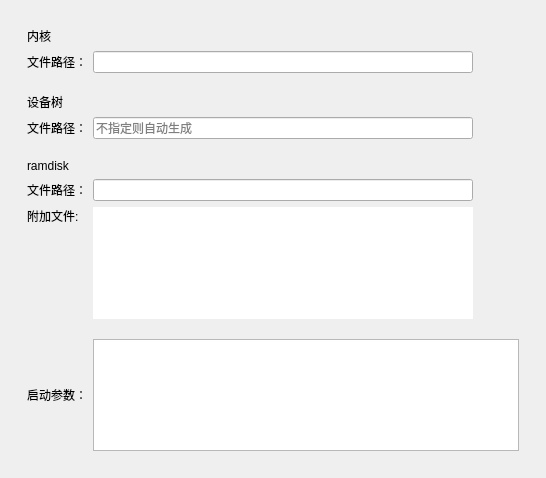
<?xml version="1.0" encoding="UTF-8"?>
<ui version="4.0">
 <class>LinuxRunInfoWidget</class>
 <widget class="QWidget" name="LinuxRunInfoWidget">
  <property name="geometry">
   <rect>
    <x>0</x>
    <y>0</y>
    <width>546</width>
    <height>478</height>
   </rect>
  </property>
  <property name="windowTitle">
   <string>Form</string>
  </property>
  <layout class="QVBoxLayout" name="verticalLayout">
   <item>
    <widget class="QFrame" name="frame">
     <property name="frameShape">
      <enum>QFrame::NoFrame</enum>
     </property>
     <property name="frameShadow">
      <enum>QFrame::Raised</enum>
     </property>
     <layout class="QVBoxLayout" name="verticalLayout_2">
      <item>
       <widget class="QFrame" name="frame_msl">
        <property name="frameShape">
         <enum>QFrame::NoFrame</enum>
        </property>
        <property name="frameShadow">
         <enum>QFrame::Raised</enum>
        </property>
        <layout class="QGridLayout" name="gridLayout_2">
         <property name="leftMargin">
          <number>7</number>
         </property>
         <property name="topMargin">
          <number>7</number>
         </property>
         <property name="rightMargin">
          <number>7</number>
         </property>
         <property name="bottomMargin">
          <number>7</number>
         </property>
         <item row="1" column="0">
          <widget class="QLabel" name="label_4">
           <property name="text">
            <string>文件路径：</string>
           </property>
          </widget>
         </item>
         <item row="1" column="1">
          <widget class="QLineEdit" name="lineedit_kernel_path">
           <property name="text">
            <string/>
           </property>
          </widget>
         </item>
         <item row="0" column="0" colspan="2">
          <widget class="QLabel" name="label_2">
           <property name="text">
            <string>内核</string>
           </property>
          </widget>
         </item>
         <item row="1" column="3">
          <widget class="QPushButton" name="btn_select_kernel">
           <property name="text">
            <string/>
           </property>
           <property name="flat">
            <bool>true</bool>
           </property>
          </widget>
         </item>
        </layout>
       </widget>
      </item>
      <item>
       <widget class="QFrame" name="frame_msl_2">
        <property name="frameShape">
         <enum>QFrame::NoFrame</enum>
        </property>
        <property name="frameShadow">
         <enum>QFrame::Raised</enum>
        </property>
        <layout class="QGridLayout" name="gridLayout_3">
         <property name="leftMargin">
          <number>7</number>
         </property>
         <property name="topMargin">
          <number>7</number>
         </property>
         <property name="rightMargin">
          <number>7</number>
         </property>
         <property name="bottomMargin">
          <number>7</number>
         </property>
         <item row="1" column="0">
          <widget class="QLabel" name="label_5">
           <property name="text">
            <string>文件路径：</string>
           </property>
          </widget>
         </item>
         <item row="1" column="1">
          <widget class="QLineEdit" name="lineedit_devicetree_path">
           <property name="text">
            <string/>
           </property>
           <property name="placeholderText">
            <string>不指定则自动生成</string>
           </property>
          </widget>
         </item>
         <item row="0" column="0" colspan="2">
          <widget class="QLabel" name="label_3">
           <property name="text">
            <string>设备树</string>
           </property>
          </widget>
         </item>
         <item row="1" column="3">
          <widget class="QPushButton" name="btn_select_devicetree">
           <property name="text">
            <string/>
           </property>
           <property name="flat">
            <bool>true</bool>
           </property>
          </widget>
         </item>
        </layout>
       </widget>
      </item>
      <item>
       <widget class="QFrame" name="frame_msl_3">
        <property name="frameShape">
         <enum>QFrame::NoFrame</enum>
        </property>
        <property name="frameShadow">
         <enum>QFrame::Raised</enum>
        </property>
        <layout class="QGridLayout" name="gridLayout_4">
         <property name="leftMargin">
          <number>7</number>
         </property>
         <property name="topMargin">
          <number>7</number>
         </property>
         <property name="rightMargin">
          <number>7</number>
         </property>
         <property name="bottomMargin">
          <number>7</number>
         </property>
         <item row="1" column="1">
          <widget class="QLineEdit" name="lineedit_ramdisk_path">
           <property name="text">
            <string/>
           </property>
          </widget>
         </item>
         <item row="1" column="0">
          <widget class="QLabel" name="label_6">
           <property name="text">
            <string>文件路径：</string>
           </property>
          </widget>
         </item>
         <item row="0" column="0" colspan="2">
          <widget class="QLabel" name="label_7">
           <property name="text">
            <string>ramdisk</string>
           </property>
          </widget>
         </item>
         <item row="1" column="3">
          <widget class="QPushButton" name="btn_select_ramdisk">
           <property name="text">
            <string/>
           </property>
           <property name="flat">
            <bool>true</bool>
           </property>
          </widget>
         </item>
         <item row="2" column="0">
          <widget class="QLabel" name="label_8">
           <property name="text">
            <string>附加文件:</string>
           </property>
           <property name="alignment">
            <set>Qt::AlignLeading|Qt::AlignLeft|Qt::AlignTop</set>
           </property>
          </widget>
         </item>
         <item row="2" column="1">
          <widget class="QListWidget" name="listwidget_rootfs_overlay">
           <property name="frameShape">
            <enum>QFrame::NoFrame</enum>
           </property>
          </widget>
         </item>
        </layout>
       </widget>
      </item>
      <item>
       <widget class="QFrame" name="frame_2">
        <property name="frameShape">
         <enum>QFrame::NoFrame</enum>
        </property>
        <property name="frameShadow">
         <enum>QFrame::Raised</enum>
        </property>
        <layout class="QHBoxLayout" name="horizontalLayout">
         <property name="leftMargin">
          <number>7</number>
         </property>
         <property name="topMargin">
          <number>7</number>
         </property>
         <property name="rightMargin">
          <number>7</number>
         </property>
         <property name="bottomMargin">
          <number>7</number>
         </property>
         <item>
          <widget class="QLabel" name="label">
           <property name="text">
            <string>启动参数：</string>
           </property>
          </widget>
         </item>
         <item>
          <widget class="QTextEdit" name="textedit_bootargs">
           <property name="sizePolicy">
            <sizepolicy hsizetype="Expanding" vsizetype="Preferred">
             <horstretch>0</horstretch>
             <verstretch>0</verstretch>
            </sizepolicy>
           </property>
          </widget>
         </item>
        </layout>
       </widget>
      </item>
     </layout>
    </widget>
   </item>
  </layout>
 </widget>
 <resources/>
 <connections/>
</ui>
